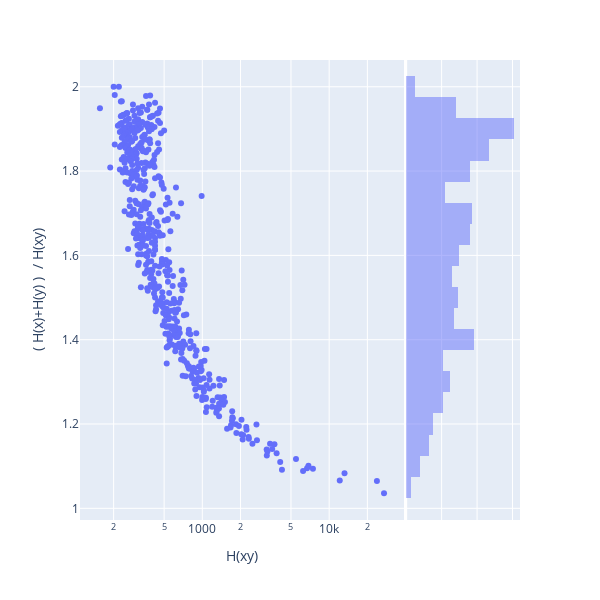

Source (notebook cell):
### Code cell
x = []
y = []
for i, (c1,c2,dist,n) in enumerate(linkage):
    y.append(( C(*clusters[int(c2)]) + C(*clusters[int(c1)]) ) / C(*(clusters[int(c1)] + clusters[int(c2)])) )
    x.append( C(*(clusters[int(c1)] + clusters[int(c2)])) )
import plotly.express as px
px.scatter(x=x, y=y, labels=dict(x="H(xy)", y="( H(x)+H(y) )  / H(xy) "), width=600, height=600, log_x=True, marginal_y="histogram")

### Figure 1 — Plotly figure (JSON) as saved in the notebook; plotly's stock layout.template omitted (floating-point values rounded to 4 significant figures; data arrays with more than 128 entries replaced by an {"elided": "..."} marker saying what was removed)
{"data": [{"hovertemplate": "H(xy)=%{x}<br>( H(x)+H(y) )  / H(xy) =%{y}<extra></extra>", "legendgroup": "", "marker": {"color": "#636efa", "symbol": "circle"}, "mode": "markers", "name": "", "orientation": "v", "showlegend": false, "type": "scatter", "x": {"elided": "528 int values"}, "xaxis": "x", "y": {"elided": "528 float values"}, "yaxis": "y"}, {"alignmentgroup": "True", "bingroup": "y", "hovertemplate": "( H(x)+H(y) )  / H(xy) =%{y}<br>count=%{x}<extra></extra>", "legendgroup": "", "marker": {"color": "#636efa"}, "name": "", "offsetgroup": "", "opacity": 0.5, "showlegend": false, "type": "histogram", "xaxis": "x2", "y": {"elided": "528 float values"}, "yaxis": "y2"}], "layout": {"barmode": "overlay", "height": 600, "legend": {"tracegroupgap": 0}, "margin": {"t": 60}, "width": 600, "xaxis": {"anchor": "y", "autorange": true, "domain": [0, 0.7363], "range": [2.036, 4.59], "title": {"text": "H(xy)"}, "type": "log"}, "xaxis2": {"anchor": "y2", "autorange": true, "domain": [0.7413, 1], "matches": "x2", "range": [0, 64.21], "showgrid": true, "showline": false, "showticklabels": false, "ticks": ""}, "yaxis": {"anchor": "x", "autorange": true, "domain": [0, 1], "range": [0.9723, 2.063], "title": {"text": "( H(x)+H(y) )  / H(xy) "}, "type": "linear"}, "yaxis2": {"anchor": "x2", "autorange": true, "domain": [0, 1], "matches": "y", "range": [0.9723, 2.063], "showgrid": true, "showticklabels": false, "type": "linear"}}}
